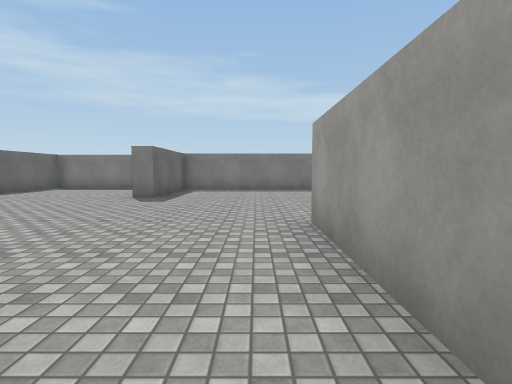
view 1 (above)

19 first-person views from a walk through a scene from a Unity 3-D project. The camera is 1.3 m above the floor, tilts 4° down and sees 80° across. The floor is counted in squares, 2 m on a side. Each view is taken from the middle of a square. On the plan, view 1 faces up. The plan holds only what a view shows up to about 10 squares ahead; the rest is blank. The player character is not drawn. Surface patterns are stand-ins for the level's own textures.

view 2
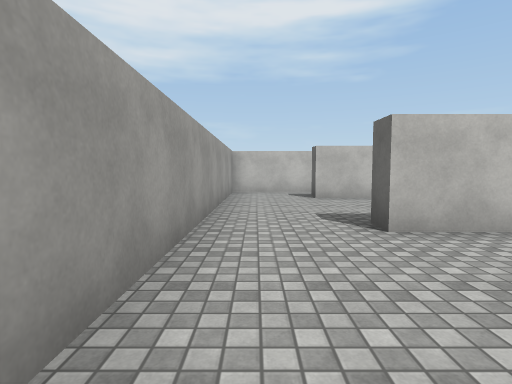

view 3
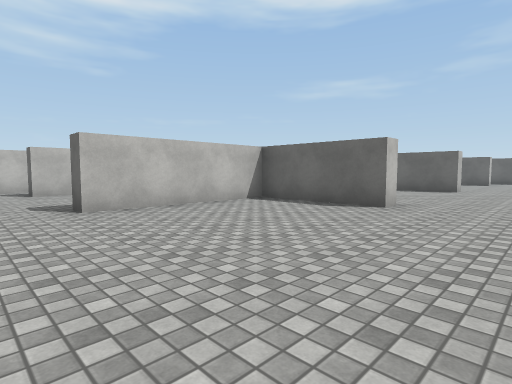

view 4
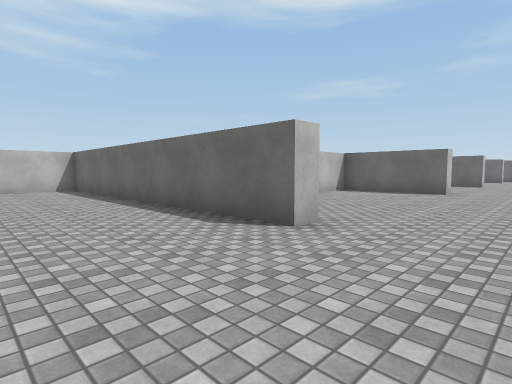

view 5
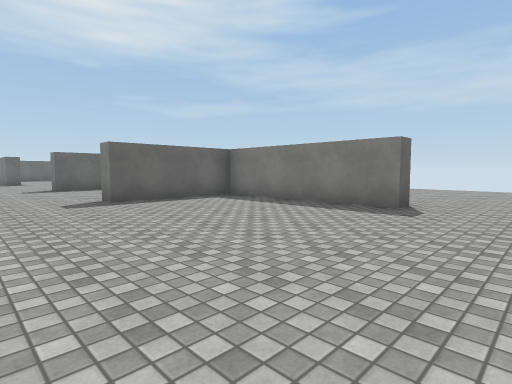

view 6
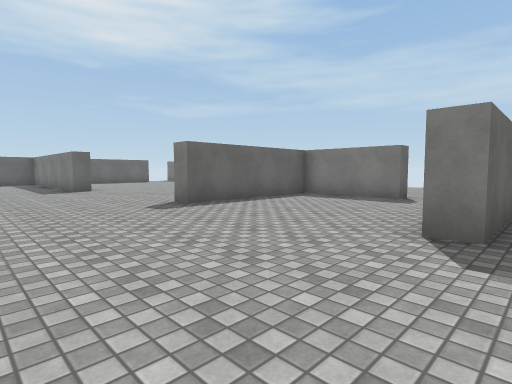

view 7
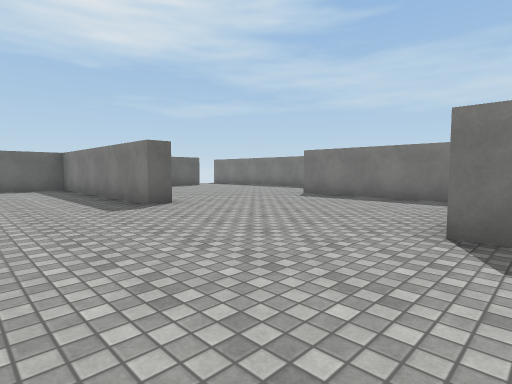

view 8
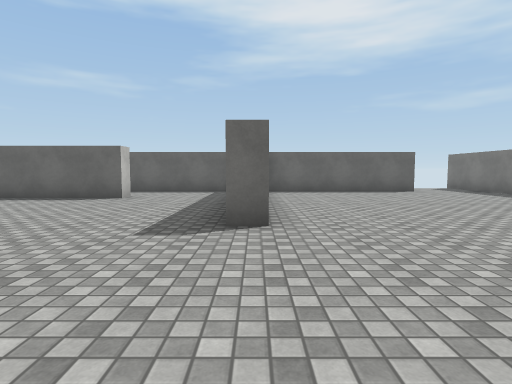

view 9
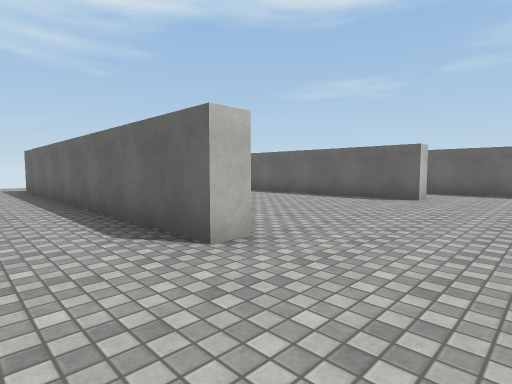

view 10
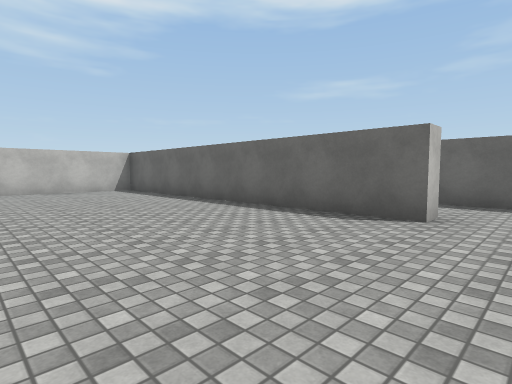

view 11
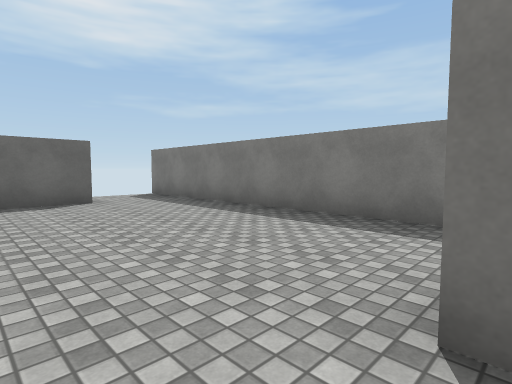

view 12
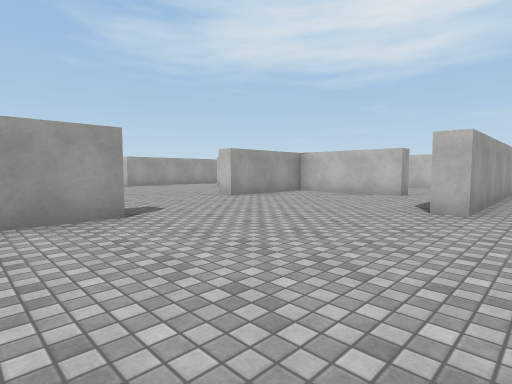

view 13
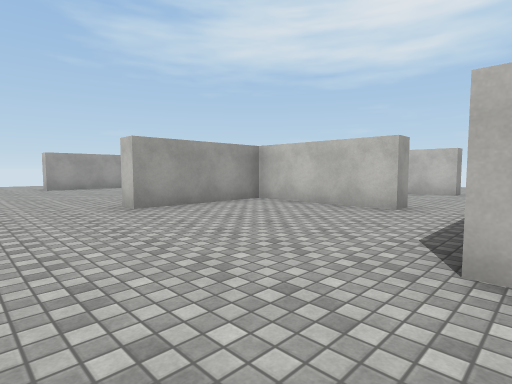

view 14
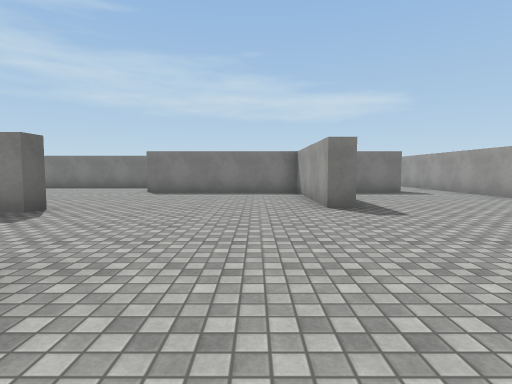

view 15
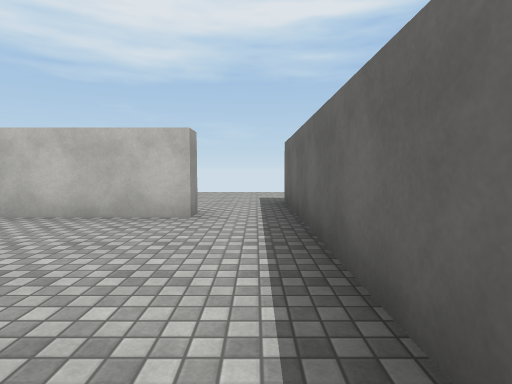

view 16
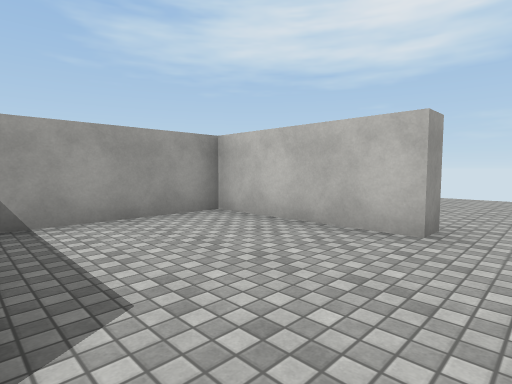

view 17
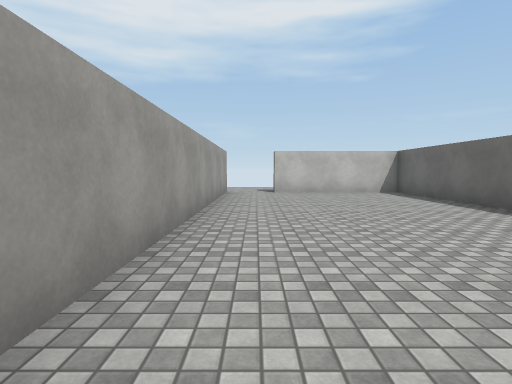

view 18
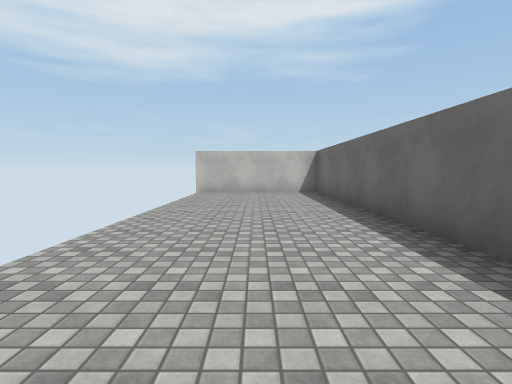

view 19
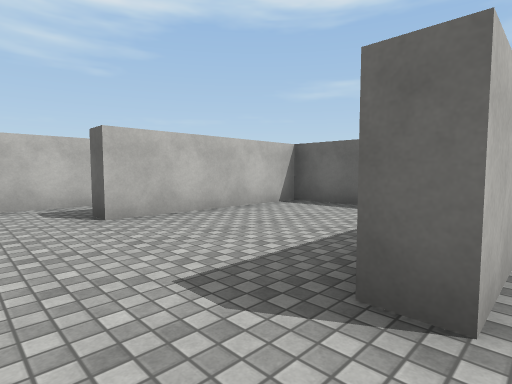

### Floor plan
Points are (right, up) in squares from view 1. A wall is a line through its corners. A room is listed if a view was taken in it or the views show most of it. See-through windows are left out.
Room 1 (view 1)
walls: (-1.9, -5.1) (0.7, -5.1) (0.7, 0.6); (-5.4, -1.6) (-5.4, -3.2) (-1.4, -3.2) (-1.4, -3.8)
ways out: opening at (-0.5, 0) to room 2
Room 2 (views 2, 3, 4, 5, 6, 7, 8, 9, 10, 11, 12, 13, 14, 15, 17, 18, 19)
walls: (-9.1, 0.2) (-9.1, 0.8) (-5.9, 0.8) (-5.9, 3.8) (-5.4, 3.8) (-5.4, 0.8) (-1.4, 0.8) (-1.4, 0.2); (-2.9, 9.1) (-2.9, 12); (-12.6, 7.2) (-12.6, 6.7) (-18.6, 6.7) (-18.6, 3); (-4.6, 11.8) (-4.6, 11.3) (-7.2, 11.3) (-7.2, 7.3) (-7.8, 7.3) (-7.8, 11.3) (-12.4, 11.3); (0.7, 0.6) (0.7, 3.8) (1.2, 3.8) (1.2, -5.1) (4.9, -5.1); (-16.8, 3.8) (-16.2, 3.8) (-16.2, -5.1) (-12.5, -5.1); (2, 11) (2, 10.5) (-2.4, 10.5) (-2.4, 7.3) (-3, 7.3); (-12.9, 14.1) (-20.2, 14.1); (-11.1, -5.2) (-11.1, 3.8) (-10.6, 3.8) (-10.6, 0.6); (-18.6, 12) (-18.6, 7.4)
ways out: opening at (-0.5, 0) to room 1; opening at (-10, 0) to room 3; opening at (-19, 12.5); opening at (-13, 12.5); opening at (-12, -5); opening at (-4, 11); opening at (3.5, 11)
Room 3 (view 16)
walls: (-9.1, -3.8) (-9.1, -3.2) (-5.9, -3.2) (-5.9, -0.2); (-10.6, 0.6) (-10.6, -3.5)
ways out: opening at (-10, 0) to room 2; opening at (-10, -4)

Positions as (right, up) in squares from view 1, and headings:
1: (0, 0), facing up
2: (0, 4), facing down
3: (0, 6), facing down-left
4: (4, 6), facing down-left
5: (4, 5), facing up-left
6: (-2, 4), facing up-left
7: (-7, 4), facing up-left
8: (-9, 7), facing left
9: (-9, 6), facing down-left
10: (-12, 5), facing down-left
11: (-12, 10), facing up-left
12: (-12, 9), facing down-right
13: (-11, 6), facing down-right
14: (-9, 2), facing up
15: (-10, 1), facing down
16: (-10, 0), facing down-right
17: (-12, 4), facing down
18: (3, 4), facing down
19: (0, 1), facing down-left
